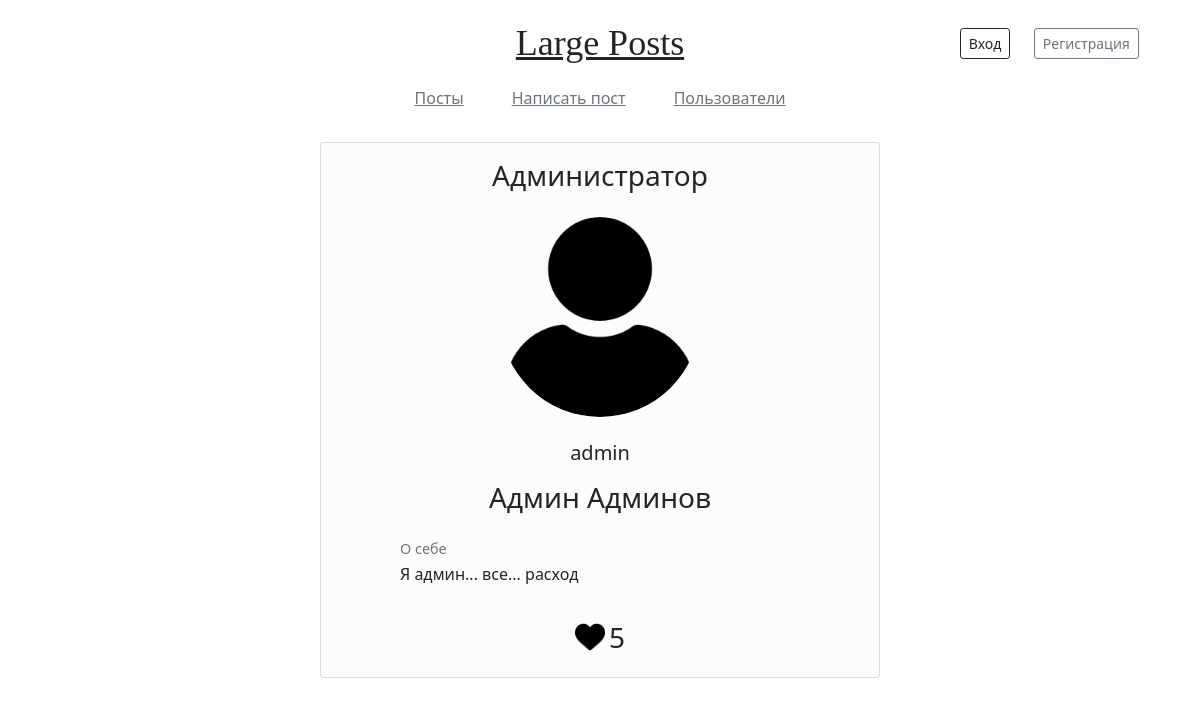
The page /users/id1/ on the database its author committed.
### app_users/models.py (models this page shows, shortened)
class Profile(models.Model):
    user = models.OneToOneField(settings.AUTH_USER_MODEL, on_delete=models.CASCADE)
    about = models.CharField(max_length=1500, blank=True)
    avatar = models.ImageField(validators=[max_file_size_avatar],
                               upload_to=get_upload_path_avatar,
                               default='../static/img/app_users/user.png')
    like_counter = models.IntegerField(default=0)

### app_users/views.py (the view, shortened to what this page needs)
# urls.py: path('id<int:id_user>/', views.UserPage.as_view(), name='user'),
class UserPage(View):
    def get(self, request, id_user):
        user_obj = Profile.objects.get(user_id=id_user)
        user_form = UserPageForm(initial={'f_name': user_obj.user.first_name,
                                          'l_name': user_obj.user.last_name,
                                          'about': user_obj.about,
                                          })
        context = {
            'user_obj': user_obj,
            'user_form': user_form,
        }
        return render(request, 'app_users/full_size/user_page.html', context)

### app_users/context_processors.py (called while the page is built)
def log_form(request):
    login_form = LoginForm()
    return {'login_form': login_form}

### app_users/templates/app_users/full_size/user_page.html
{% extends 'main_base.html' %}
{% load static %}
{% block body %}
    <div align="center" class="container">
        <div class="card mt-4-5" style="background: #fcfcfc; max-width: 35rem;">
            {% if user.id == user_obj.user.id %}
                <div class="card-body pb-4">
                    <h3 class="card-title">{% if user_obj.user.is_superuser %}Администратор{% else %}Пользователь{% endif %}</h3>
                    <div class="mt-3" style="max-width: 25rem;">
                            <form method="POST" enctype="multipart/form-data">{% csrf_token %}
                                <div id="avatar_preview" class="self-user-preview-avatar my-4" style="background-image: url({{ user_obj.avatar.url }})">
                                    {{ user_form.avatar }}
                                </div>
                                <h4 class="mb-3">{{ user_obj.user.username }}</h4>
                                <div class="mb-4">
                                    <label>
                                        {{ user_form.f_name }}
                                    </label>
                                    <label>
                                        {{ user_form.l_name }}
                                    </label>
                                </div>
                                <div class="form-floating my-3">
                                    {{ user_form.about }}
                                    <label for="aboutTextarea">О себе</label>
                                </div>
                                <div class="user-like">
                                    <div class="user-like-icon" style="background-image: url({% static 'img/app_users/like_heart.png' %});"></div>
                                    <span class="user-like-num">{{ user_obj.like_counter }}</span>
                                </div>
                                <button type="submit" class="btn btn-sm btn-outline-secondary mt-2" style="opacity: 75%">Изменить</button>
                            </form>
            {% else %}
                    <div class="card-body">
                        <h3 class="card-title">{% if user_obj.user.is_superuser %}Администратор{% else %}Пользователь{% endif %}</h3>
                        <div class="mt-3" style="max-width: 25rem;">
                            <div id="avatar_preview" class="user-preview-avatar my-4" style="background-image: url({{ user_obj.avatar.url }});"></div>
                            <h5 class="mb-3">{{ user_obj.user.username }}</h5>
                            <h3 class="mb-4 align-items-center">{{ user_obj.user.first_name }} {{ user_obj.user.last_name }}</h3>
                            {% if user_obj.about %}
                                <span style="font-size: 0.9rem; color: #6f7275; float: left;">О себе</span><br>
                                <p style="float: left; text-align: justify;">{{ user_obj.about }}</p>
                            {% endif %}
                        </div>
                    </div>
                    <div class="user-like">
                        <div class="user-like-icon" style="background-image: url({% static 'img/app_users/like_heart.png' %});"></div>
                        <span class="user-like-num">{{ user_obj.like_counter }}</span>
                    </div>
                <div style="height: 0.8rem"></div>
            {% endif %}
        </div>
    </div>
{% endblock %}

### app_home/static/css/blog.css (style rules this page uses)
.mt-4-5 { margin-top: 2rem; }
.user-preview-avatar { display: block; border-radius: 100px; width: 200px; height: 200px; background-size: cover; background-position: center; background-repeat: no-repeat; }
.user-like-icon { display: inline-block; vertical-align: middle; line-height: normal; height: 30px; width: 30px; background-size: cover; background-position: center; background-repeat: no-repeat; }
.user-like-num { display: inline-block; vertical-align: middle; line-height: normal; font-size: calc(1.3rem + 0.6vw) }
.user-like { margin-bottom: 1rem; height: 30px; horiz-align: center; }

### rows shown on the page
Profile: avatar (placeholder picture), user.username "admin", user.first_name "Админ", user.last_name "Админов", about "Я админ... все... расход", like_counter "5"
